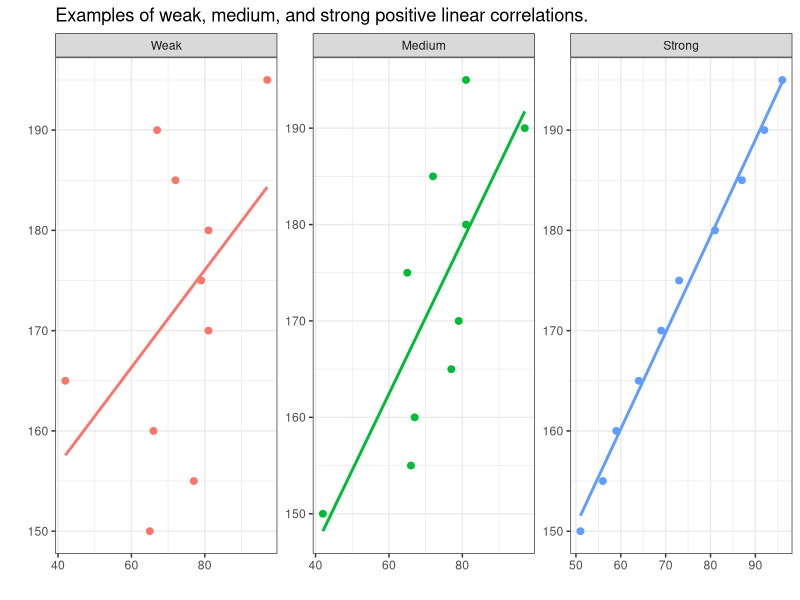
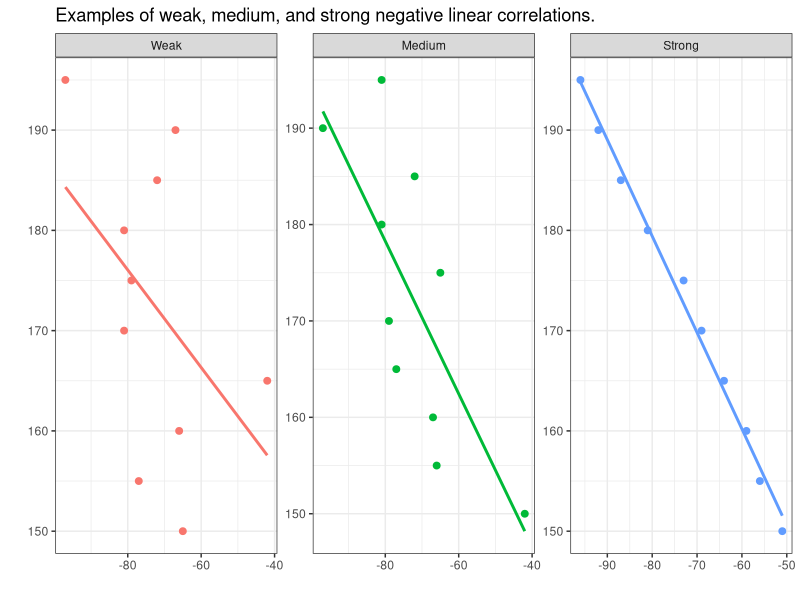
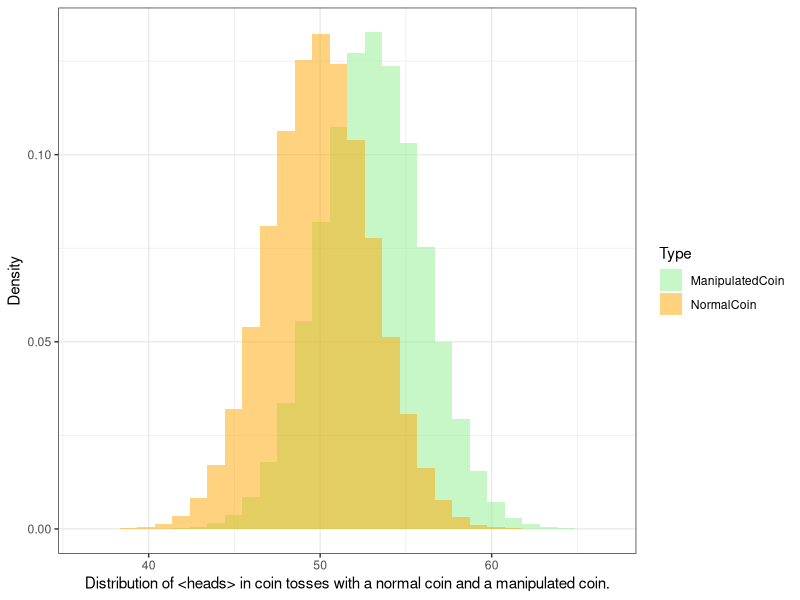
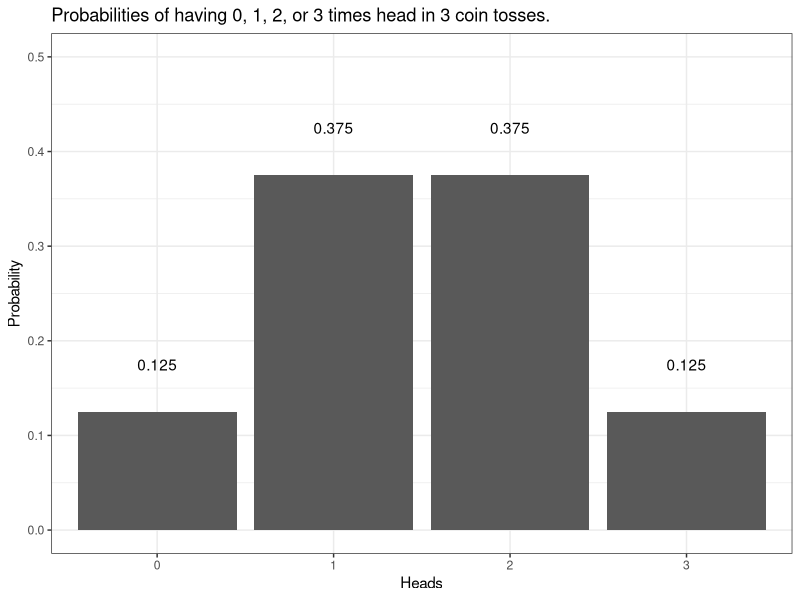
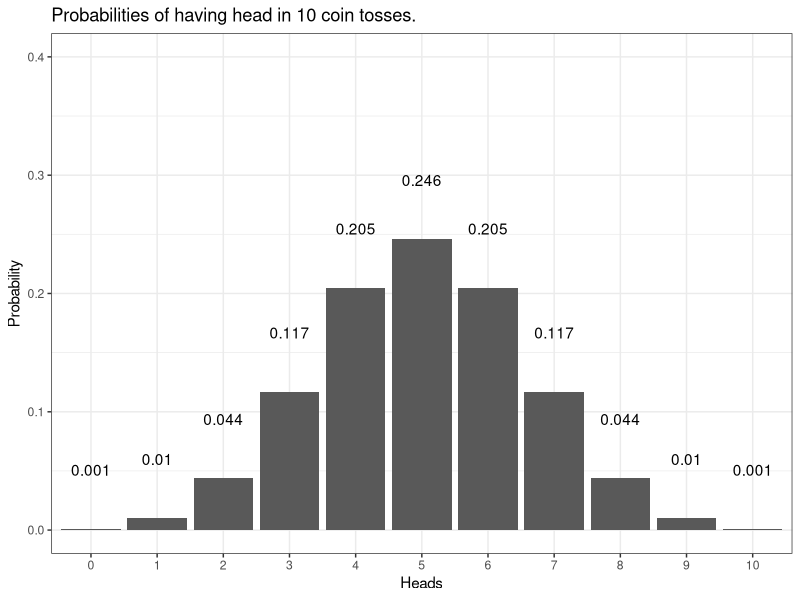
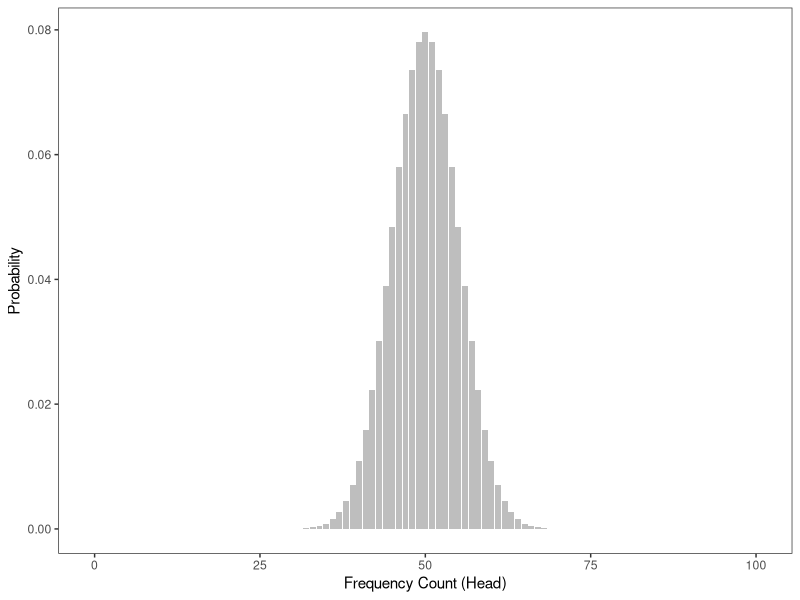
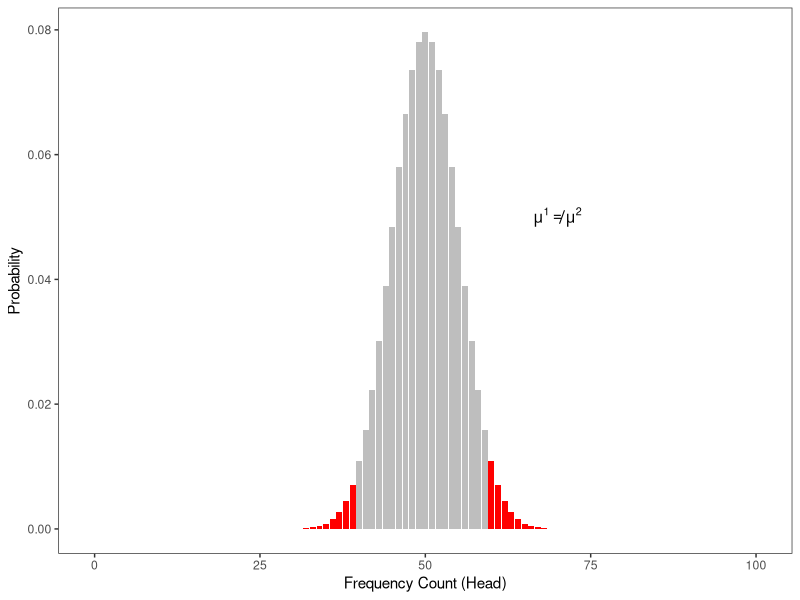
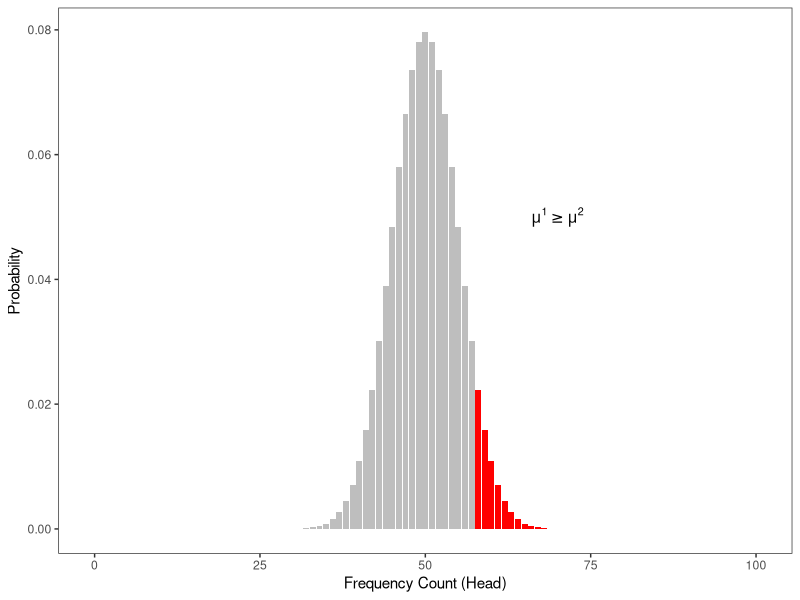

Write the R code that produced these figures, in order.
## ---- chunk 1
library(tidyverse)
Class <- c(
    "Experimental research",
    "Observational research",
    "Observational research",
    "Observational research",
    "Observational research"
)
Design <- c(
    "Experimental",
    "Behavioural",
    "Archival/Review",
    "Introspection",
    "Questionnaire"
)
Example <- c(
    "Reaction time measurements",
    "Corpus study",
    "Systematic literature review",
    "Grammaticality judgements",
    "Language use survey"
)
Directness <- c(
    "high/variable",
    "high",
    "low",
    "high",
    "medium"
)
Costs <- c(
    "high/variable",
    "low/variable",
    "low",
    "low",
    "low"
)
Ext_Validity <- c(
    "low/variable", "high",
    "low",
    "low/variable",
    "medium"
)
Int_Validity <- c(
    "high",
    "high",
    "medium",
    "high",
    "medium"
)
Access_Participants <- c(
    "low",
    "medium",
    "high",
    "low",
    "high"
)
# generate table
designs <- data.frame(
    Class, Design, Example, Directness, Costs, Ext_Validity, Int_Validity, Access_Participants
)
colnames(designs) <- c("Type", "Research design", "Example", "Directness of access to phenomenon", "Cost/Labour intensity", "External validity (generalisability)", "Internal validity", "Ease of data collection (e.g. access to participants)")
# generate flextable object
library(flextable)

designs %>%
    as.data.frame() %>%
    flextable() %>%
    flextable::set_table_properties(width = .75, layout = "autofit") %>%
    flextable::theme_zebra() %>%
    flextable::fontsize(size = 12) %>%
    flextable::fontsize(size = 12, part = "header") %>%
    flextable::align_text_col(align = "center") %>%
    flextable::set_caption(caption = "Overview of advantages and disadvantages of different research designs.") %>%
    flextable::merge_v(j = ~Type) %>%
    flextable::border_outer()
## ---- chunk 2
variabletb <- matrix(c("Nominal Scaled / Categorical Variables", "Gender, Nationality, Part of Speech", "Ordinal Scaled Variables", "Graduation, School Grades, Military Rank", "Interval Scaled Variables", "Temperature, Acceptability Judgments", "Ratio-scaled Variables", "Age, Duration, Number of Syllables"), nrow = 4, byrow = T)
# add column and row names
colnames(variabletb) <- c("Variable Type", "Variable Level")
variabletb %>%
    as.data.frame() %>%
    flextable() %>%
    flextable::set_table_properties(width = .75, layout = "autofit") %>%
    flextable::theme_zebra() %>%
    flextable::fontsize(size = 12) %>%
    flextable::fontsize(size = 12, part = "header") %>%
    flextable::align_text_col(align = "center") %>%
    flextable::set_caption(caption = "Variable types/Variable scales with examples.") %>%
    flextable::border_outer()
## ---- chunk 3
variableextb <- matrix(c("Carl Lewis", "Ben Johnson", "Steve Davis", "1", "2", "3", "9.86", "9.97", "10.06"), nrow = 3, byrow = F)
# add column and row names
colnames(variableextb) <- c("Name", "Rank", "Time")
# inspect data
variableextb %>%
    as.data.frame() %>%
    flextable() %>%
    flextable::set_table_properties(width = .75, layout = "autofit") %>%
    flextable::theme_zebra() %>%
    flextable::fontsize(size = 12) %>%
    flextable::fontsize(size = 12, part = "header") %>%
    flextable::align_text_col(align = "center") %>%
    flextable::set_caption(caption = "Results of a 100 meter dash.") %>%
    flextable::border_outer()
## ---- chunk 4
Height <- c(
    150, 155, 160, 165, 170, 175, 180, 185, 190, 195,
    150, 155, 160, 165, 170, 175, 180, 185, 190, 195,
    150, 155, 160, 165, 170, 175, 180, 185, 190, 195
)
Weight <- c(
    51, 56, 59, 64, 69, 73, 81, 87, 92, 96,
    42, 66, 67, 77, 79, 65, 81, 72, 97, 81,
    65, 77, 66, 42, 81, 79, 81, 72, 67, 97
)
Correlation <- rep(c("Strong", "Medium", "Weak"), each = 10)
dat <- data.frame(Correlation, Height, Weight) %>%
    dplyr::mutate(Correlation = factor(Correlation, levels = c("Weak", "Medium", "Strong")))
dat %>%
    ggplot(aes(Weight, Height, group = Correlation, color = Correlation)) +
    facet_wrap(~Correlation, scales = "free") +
    geom_point(size = 2) +
    stat_smooth(method = "lm", se = F, alpha = .5) +
    theme_bw() +
    theme(legend.position = "none") +
    labs(
        title = "Examples of weak, medium, and strong positive linear correlations.",
        x = "", y = ""
    )
## ---- chunk 5
dat %>%
    dplyr::mutate(Weight = -Weight) %>%
    ggplot(aes(Weight, Height, group = Correlation, color = Correlation)) +
    facet_wrap(~Correlation, scales = "free") +
    geom_point(size = 2) +
    stat_smooth(method = "lm", se = F, alpha = .5) +
    theme_bw() +
    theme(legend.position = "none") +
    labs(
        title = "Examples of weak, medium, and strong negative linear correlations.",
        x = "", y = ""
    )
## ---- chunk 6
numbers <- matrix(c("Head", "Head", "Head", "3", "0", "0.125", "Head", "Head", "Tails", "2", "1", "0.125", "Head", "Tails", "Head", "2", "1", "0.125", "Tails", "Head", "Head", "2", "1", "0.125", "Head", "Tails", "Tails", "1", "2", "0.125", "Tails", "Head", "Tails", "1", "2", "0.125", "Tails", "Tails", "Head", "1", "2", "0.125", "Tails", "Tails", "Tails", "0", "3", "0.125"), byrow = T, nrow = 8)
colnames(numbers) <- c("Toss 1", "Toss 2", "Toss 3", "Heads", "Tails", "Probability")
numbers %>%
    as.data.frame() %>%
    flextable() %>%
    flextable::set_table_properties(width = .75, layout = "autofit") %>%
    flextable::theme_zebra() %>%
    flextable::fontsize(size = 12) %>%
    flextable::fontsize(size = 12, part = "header") %>%
    flextable::align_text_col(align = "center") %>%
    flextable::set_caption(caption = "All possible results of 3 coin tosses.") %>%
    flextable::border_outer()
## ---- chunk 7
Type <- c(
    rep("NormalCoin", 500000),
    rep("ManipulatedCoin", 500000)
)
Tosser <- rep(paste("Tosser", 1:500000, sep = ""), 2)
Frequency <- c(
    rnorm(500000, 50, 3),
    rnorm(500000, 53, 3)
)
particletable <- data.frame(Type, Tosser, Frequency)
library(ggplot2)
ggplot(particletable, aes(x = Frequency, fill = Type)) +
    geom_histogram(aes(y = ..density..), alpha = .5, position = "identity") +
    theme_bw() +
    labs(y = "Density", x = "Distribution of <heads> in coin tosses with a normal coin and a manipulated coin.") +
    scale_fill_manual(values = c("lightgreen", "orange"))
## ---- chunk 8
probdata1 <- matrix(c(0.125, 0.375, 0.375, 0.125), byrow = T, nrow = 1)
colnames(probdata1) <- c("0 Heads", "1 Head", "2 Heads", "3 Heads")
# inspect data
probdata1 %>%
    as.data.frame() %>%
    flextable() %>%
    flextable::set_table_properties(width = .75, layout = "autofit") %>%
    flextable::theme_zebra() %>%
    flextable::fontsize(size = 12) %>%
    flextable::fontsize(size = 12, part = "header") %>%
    flextable::align_text_col(align = "center") %>%
    flextable::set_caption(caption = "Probability of successes in coin tosses.") %>%
    flextable::border_outer()
## ---- chunk 9
Probability <- c(0.125, 0.375, 0.375, 0.125)
Heads <- 0:3
probs <- data.frame(Probability, Heads) %>%
    dplyr::mutate(Heads = factor(Heads))
probs %>%
    ggplot(aes(x = Heads, y = Probability)) +
    geom_bar(stat = "identity") +
    geom_text(label = Probability, nudge_y = +.05) +
    coord_cartesian(ylim = c(0, 0.5)) +
    labs(title = "Probabilities of having 0, 1, 2, or 3 times head in 3 coin tosses.") +
    theme_bw()
## ---- chunk 10
Probability <- round(dbinom(0:10, 10, 0.5), 3)
Heads <- 0:10
probs <- data.frame(Probability, Heads) %>%
    dplyr::mutate(Heads = factor(Heads))
probs %>%
    ggplot(aes(x = Heads, y = Probability)) +
    geom_bar(stat = "identity") +
    geom_text(label = Probability, nudge_y = +.05) +
    coord_cartesian(ylim = c(0, 0.4)) +
    labs(title = "Probabilities of having head in 10 coin tosses.") +
    theme_bw()
## ---- chunk 11
# probabilities of  0, 1, 2 and 3 heads in 3 coin tosses
dbinom(0:3, 3, 0.5)
## ---- chunk 12
# probability of  2 or 3 heads in 3 coin tosses
sum(dbinom(2:3, 3, 0.5))
## ---- chunk 13
# probability of  100 heads in 100 coin tosses
dbinom(100, 100, 0.5)
## ---- chunk 14
# probability of  58 to a 100 times head in 100 coin tosses
sum(dbinom(58:100, 100, 0.5))
## ---- chunk 15
# probability of  59 to a 100 heads in 100 coin tosses
sum(dbinom(59:100, 100, 0.5))
## ---- chunk 16
# at which point does the probability of getting head
# dip below 5 percent in 100 coin tosses?
qbinom(0.05, 100, 0.5, lower.tail = FALSE)
## ---- chunk 17
# load packages
library(tidyverse)
# set up data
p100 <- dbinom(0:100, 100, 0.5)
w100 <- c(0:100)
df <- data.frame(w100, p100)
ggplot(df, aes(x = w100, y = p100)) +
    geom_bar(stat = "identity", fill = "gray") +
    labs(x = "Frequency Count (Head)", y = "Probability") +
    theme_bw() +
    theme(
        panel.grid.major = element_blank(),
        panel.grid.minor = element_blank()
    )
## ---- chunk 18
df <- df %>%
    dplyr::mutate(
        cump = cumsum(p100),
        col = ifelse(cump <= 0.025 | cump >= 0.975, T, F)
    )
ggplot(df, aes(x = w100, y = p100, fill = col)) +
    geom_bar(stat = "identity") +
    labs(x = "Frequency Count (Head)", y = "Probability") +
    theme_bw() +
    theme(
        panel.grid.major = element_blank(),
        panel.grid.minor = element_blank(),
        legend.position = "none"
    ) +
    scale_fill_manual(values = c("gray", "red")) +
    annotate(geom = "text", label = expression(paste(mu^1 != mu^2, sep = "")), x = 70, y = .05)
## ---- chunk 19
df <- df %>%
    dplyr::mutate(
        cump = cumsum(p100),
        col = ifelse(cump >= 0.95, T, F)
    )
ggplot(df, aes(x = w100, y = p100, fill = col)) +
    geom_bar(stat = "identity") +
    labs(x = "Frequency Count (Head)", y = "Probability") +
    theme_bw() +
    theme(
        panel.grid.major = element_blank(),
        panel.grid.minor = element_blank(),
        legend.position = "none"
    ) +
    scale_fill_manual(values = c("gray", "red")) +
    annotate(geom = "text", label = expression(paste(mu^1 >= mu^2, sep = "")), x = 70, y = .05)
## ---- chunk 20
# load packages
library(grDevices)
library(graphics)
### normal distribution: Mu=0, Sigma=1: Standard normal
library(graphics)
plot(dnorm, -4, 4, axes = F, xlab = "Standard Deviations (z-score)", ylab = "Probability")
axis(1, at = seq(-4, 4, 1), labels = seq(-4, 4, 1))
axis(2, at = c(0.0, 0.2, 0.4), labels = c("0.0", "0.2", "0.4"))
text(3, 0.2, expression(paste(mu, "=0, ", sigma^2, "=1", sep = "")))
box()
lines(c(0, 0), c(-1, 0.5), col = "lightgrey")
lines(c(-0.675, 0.675), c(rep(0.3, 2)), col = "red", lty = 2)
text(0, 0.35, "50.0%")
lines(c(-1.96, 1.96), c(rep(0.2, 2)), col = "blue", lty = 2)
text(0, 0.25, "95%")
lines(c(-2.576, 2.576), c(rep(0.1, 2)), col = "green", lty = 2)
text(0, 0.15, "99%")
lines(c(-0.675, -0.675), c(-1, 0.5), col = "red")
lines(c(0.675, 0.675), c(-1, 0.5), col = "red")
lines(c(-1.96, -1.96), c(-1, 0.5), col = "blue")
lines(c(1.96, 1.96), c(-1, 0.5), col = "blue")
lines(c(-2.576, -2.576), c(-1, 0.5), col = "green")
lines(c(2.576, 2.576), c(-1, 0.5), col = "green")
text(-2.9, 0.025, "-2.576", cex = .75)
text(-1.6, 0.025, "-1.96", cex = .75)
text(-1, 0.025, "-0.675", cex = .75)
text(2.9, 0.025, "2.576", cex = .75)
text(1.7, 0.025, "1.96", cex = .75)
text(1, 0.025, "0.675", cex = .75)
## ---- chunk 21
plot(dnorm, -4, 4, axes = F, xlab = "Standard Deviations (z-score)", ylab = "Probability")
axis(1, at = seq(-4, 4, 1), labels = seq(-4, 4, 1))
axis(2, at = c(0.0, 0.2, 0.4), labels = c("0.0", "0.2", "0.4"))
text(3, 0.2, expression(paste(mu, "=0, ", sigma^2, "=1", sep = "")))
box()
lines(c(1.96, 1.96), c(0, 0.5), col = "lightgrey", lty = 2)
text(3, 0.15, "2.5%")
text(3, 0.085, "(sd = 1.96 (z-score))")
lines(c(-1.96, -1.96), c(0, 0.5), col = "lightgrey", lty = 2)
text(-3, 0.15, "2.5%")
text(-3, 0.085, "(sd = -1.96 (z-score))")
## ---- chunk 22
plot(dnorm, -4, 4, axes = F, xlab = "Standard Deviations (z-score)", ylab = "Probability")
axis(1, at = seq(-4, 4, 1), labels = seq(-4, 4, 1))
axis(2, at = c(0.0, 0.2, 0.4), labels = c("0.0", "0.2", "0.4"))
text(3, 0.2, expression(paste(mu, "=0, ", sigma^2, "=1", sep = "")))
box()
lines(c(1.64, 1.64), c(0, 0.5), col = "lightgrey", lty = 2)
text(3, 0.15, "5% (sd = 1.64 (z-score))")
## ---- chunk 23
skew <- data.frame(rbeta(1000000, 10, 2)) %>%
    mutate(
        pskew = rbeta(1000000, 2, 10),
        nrm = rbeta(1000000, 10, 10)
    ) %>%
    dplyr::rename(
        nskew = colnames(.)[1],
        pskew = colnames(.)[2],
        nrm = colnames(.)[3]
    )
# inspect
ggplot(skew, aes(x = nskew, alpha = .5)) +
    geom_density(fill = "lightgreen", alpha = .5, color = "lightgreen") +
    geom_density(aes(x = pskew), fill = "orange", alpha = .5, color = "orange") +
    geom_density(aes(x = nrm), fill = "lightgray", alpha = .5, color = "lightgray") +
    theme_bw() +
    theme(legend.position = "none") +
    labs(title = "Positively skewed distribution (orange), \nnormal, non-skewed distribution (lightgray), \nnegatively skewed distribution (lightgreen)", x = "", y = "Density")
## ---- chunk 24
SampleValues <- sample(1:100, 50)
# inspect data
summary(SampleValues)
## ---- chunk 25
library(e1071)
skewness(SampleValues, type = 2)
## ---- chunk 26
kur <- data.frame(x <- seq(-4, 4, length.out = 100)) %>%
    mutate(
        lep = dt(x, 1)^2 * 5,
        nrm = dnorm(x),
        thk = dt(x, 1)
    ) %>%
    dplyr::rename(
        x = colnames(.)[1],
        lepto = colnames(.)[2],
        normal = colnames(.)[3],
        platy = colnames(.)[4]
    )
ggplot(kur, aes(x, lepto)) +
    #  geom_line(color = "orange", size = 1.5, linetype = 2, alpha = .5) +
    geom_ribbon(aes(x = x, ymax = lepto), ymin = 0, alpha = 0.5, fill = "orange") +
    geom_ribbon(aes(x = x, ymax = normal), ymin = 0, alpha = 0.5, fill = "lightgray") +
    geom_ribbon(aes(x = x, ymax = platy), ymin = 0, alpha = 0.5, fill = "lightgreen") +
    theme_bw() +
    labs(title = "Leptokurtic distribution (orange, spicky)\nMesokurtic distribution (gray, normal)\nPlatykurtic distribution (green, flattened)", x = "", y = "") +
    theme(
        axis.text.x = element_blank(),
        axis.text.y = element_blank(),
        axis.ticks = element_blank()
    ) +
    coord_cartesian(xlim = c(-4, 4), ylim = c(0, .5))
## ---- chunk 27
kurtosis(SampleValues)
## ---- chunk 28
# load packages
library(grDevices)
# set up data
p50 <- dbinom(0:50, 50, 0.1)
w50 <- c(0:50)
wtb <- rbind(w50, p50)
colnames(wtb) <- c(0:50)
rownames(wtb) <- c("Likeuser", "prob")
xseq <- seq(0.7, 60.7, 1.2)
xseq <- xseq[c(1, 20, 40, 60, 80, 100)]
x <- barplot(wtb[2, ],
    ylim = c(0, 0.2),
    ylab = "Probability",
    xlab = "Frequency Count (discourse like users)",
    axes = F,
    axisnames = F,
    col = "lightgrey"
)
axis(1, at = seq(0.7, 60.7, (60.7 - 0.7) / 10), labels = seq(0, 50, 5))
axis(2, at = seq(0.0, 0.2, 0.05), labels = seq(0.0, 0.2, 0.05), cex = .75)
box()
## ---- chunk 29
# sum probabilities
sp <- cumsum(wtb[2, ])
ttsp <- as.vector(unlist(sapply(sp, function(x) {
    x <- ifelse(x <= 0.025, TRUE,
        ifelse(x >= 0.975, TRUE, FALSE)
    )
})))
barplot(wtb[2, ],
    ylim = c(0, 0.2),
    ylab = "Probability",
    xlab = "Frequency Count (discourse like users)",
    axes = F,
    axisnames = F,
    col = ifelse(ttsp == T, "red", "lightgrey")
)
axis(1, at = seq(0.7, 60.7, (60.7 - 0.7) / 10), labels = seq(0, 50, 5))
axis(2, at = seq(0.0, 0.2, 0.05), labels = seq(0.0, 0.2, 0.05))
box()
# grid()
text(75, 0.06, expression(paste(mu^1 != mu^2, sep = "")))
## ---- chunk 30
library(tidyverse)
library(flextable)
zdf <- data.frame(c(71, 78, 67, 41, 68, 52, 47, 46, 63, 78, 45, 66, 60, 50, 40, 71, 69, 74, 54, 50))
zdf <- zdf %>%
    dplyr::rename(Score_c1 = colnames(.)[1]) %>%
    dplyr::mutate(Score_c2 = c(78, 45, 89, 88, 47, 98, 52, 62, 44, 52, 53, 40, 80, 73, 40, 88, 92, 44, 58, 70))
# display table
zdf %>%
    flextable() %>%
    flextable::set_table_properties(width = .4, layout = "autofit") %>%
    flextable::theme_zebra() %>%
    flextable::fontsize(size = 12) %>%
    flextable::fontsize(size = 12, part = "header") %>%
    flextable::align_text_col(align = "center") %>%
    flextable::set_caption(caption = "Results of two tests at university (class1 had a maximum score of 80, class2 had a maximum score of 100.") %>%
    flextable::border_outer()
## ---- chunk 31
zdf <- zdf %>%
    dplyr::mutate(
        Mean_c1 = mean(Score_c1),
        SD_c1 = round(sd(Score_c1), 2),
        z_c1 = round((Score_c1 - Mean_c1) / SD_c1, 2),
        Mean_c2 = mean(Score_c2),
        SD_c2 = round(sd(Score_c2), 2),
        z_c2 = round((Score_c2 - Mean_c2) / SD_c2, 2)
    ) %>%
    dplyr::relocate(Score_c1, Mean_c1, SD_c1, z_c1, Score_c2, Mean_c2, SD_c2, z_c2)
## ---- chunk 32
zdf %>%
    flextable() %>%
    flextable::set_table_properties(width = .75, layout = "autofit") %>%
    flextable::theme_zebra() %>%
    flextable::fontsize(size = 12) %>%
    flextable::fontsize(size = 12, part = "header") %>%
    flextable::align_text_col(align = "center") %>%
    flextable::set_caption(caption = "Scores, means, standard deviations, and z-scores of two tests at university.") %>%
    flextable::border_outer()
## ---- chunk 33
h1 <- c("", "", "Data", "Data")
h2 <- c("", "", "Correlation", "NoCorrelation")
c1 <- c("Reality", "Correlation", "correct", "beta-error")
c2 <- c("Reality", "NoCorrelation", "alpha-error", "correct")
dat <- data.frame(h1, h2, c1, c2)
dat %>%
    flextable() %>%
    flextable::merge_at(i = 1, j = 3:4, part = "body") %>%
    flextable::merge_at(i = 3:4, j = 1, part = "body") %>%
    flextable::delete_part(part = "header") %>%
    flextable::theme_zebra() %>%
    flextable::theme_box() %>%
    flextable::fontsize(size = 12) %>%
    flextable::fontsize(size = 12, part = "header") %>%
    flextable::align_text_col(align = "center") %>%
    flextable::set_caption(caption = "Alpha- and beta-errors.") %>%
    flextable::border_outer() %>%
    flextable::bold(i = 1:2, j = 3:4, bold = TRUE, part = "body") %>%
    flextable::bold(i = 3:4, j = 1:2, bold = TRUE, part = "body") %>%
    flextable::color(color = "red", i = 3, j = 4) %>%
    flextable::color(color = "red", i = 4, j = 3) %>%
    flextable::merge_at(i = 1:2, j = 1:2, part = "body")
## ---- chunk 34
Subjects <- paste0("Subject ", 1:10)
Scores <- sample(20:50, 10)
df <- data.frame(Subjects, Scores)
df %>%
    flextable() %>%
    flextable::set_table_properties(width = .35, layout = "autofit") %>%
    flextable::theme_zebra() %>%
    flextable::fontsize(size = 12) %>%
    flextable::fontsize(size = 12, part = "header") %>%
    flextable::align_text_col(align = "center") %>%
    flextable::set_caption(caption = "Independent data - each score comes from a different subject.") %>%
    flextable::border_outer()
## ---- chunk 35
Subjects <- rep(paste0("Subject ", 1:2), each = 5)
Scores <- sample(20:50, 10)
df <- data.frame(Subjects, Scores)
df %>%
    flextable() %>%
    flextable::set_table_properties(width = .35, layout = "autofit") %>%
    flextable::theme_zebra() %>%
    flextable::fontsize(size = 12) %>%
    flextable::fontsize(size = 12, part = "header") %>%
    flextable::align_text_col(align = "center") %>%
    flextable::set_caption(caption = "Dependent data - several scores come from the same subject.") %>%
    flextable::border_outer()
## ---- chunk 36
tdat <- read.delim("tutorials/basicquant/data/data01.txt", sep = "\t", header = T) %>%
    dplyr::select(id, sex, word.count) %>%
    dplyr::rename(
        Gender = sex,
        Words = word.count
    ) %>%
    dplyr::filter(
        !is.na(Gender),
        !is.na(Words)
    ) %>%
    flextable() %>%
    flextable::set_table_properties(width = .7, layout = "autofit") %>%
    flextable::theme_zebra() %>%
    flextable::fontsize(size = 12) %>%
    flextable::fontsize(size = 12, part = "header") %>%
    flextable::align_text_col(align = "center") %>%
    flextable::set_caption(caption = "Word counts of speakers ina  corpus by gender.") %>%
    flextable::border_outer()
## ---- chunk 37
tdat <- read.delim("tutorials/basicquant/data/data01.txt", sep = "\t", header = T) %>%
    dplyr::select(id, sex, word.count) %>%
    dplyr::rename(
        Gender = sex,
        Words = word.count
    ) %>%
    dplyr::filter(
        !is.na(Gender),
        !is.na(Words)
    )
tdat %>%
    ggplot(aes(x = Words)) +
    geom_histogram(aes(y = ..density..), fill = "purple", alpha = .5) +
    theme_bw() +
    geom_density(alpha = .5) +
    theme(legend.position = "none") +
    labs(y = "Density")
## ---- chunk 38
# test for normality
shapiro.test(tdat$Words) # p > .05 = normal
## ---- chunk 39
summary(tdat$Words) # summary for non-normal data
## ---- chunk 40
mad(tdat$Words, constant = 1)
## ---- chunk 41
IQR(tdat$Words)
## ---- chunk 42
library(ggpubr)
pd <- tdat %>%
    dplyr::mutate(
        LoggedWordcount = log1p(Words),
        SquarerootWordcount = sqrt(Words)
    )
p1 <- ggplot(pd, aes(x = Words)) +
    geom_histogram() +
    theme_bw() +
    labs(y = "Frequency")
p2 <- ggplot(pd, aes(x = Words)) +
    geom_density(fill = "purple", alpha = .5) +
    theme_bw() +
    labs(y = "Density")
p3 <- ggplot(pd, aes(sample = Words)) +
    geom_qq() +
    stat_qq_line() +
    theme_bw() +
    labs(y = "", x = "") +
    theme(
        axis.text.x = element_blank(),
        axis.ticks = element_blank()
    )
p4 <- ggplot(pd, aes(y = Words)) +
    geom_boxplot(fill = "purple", alpha = .5) +
    theme_bw() +
    labs(y = "") +
    coord_cartesian(xlim = c(-1, 1)) +
    theme(
        axis.text.x = element_blank(),
        axis.ticks = element_blank()
    )
ggpubr::ggarrange(p1, p2, p3, p4, ncol = 2, nrow = 2)
## ---- chunk 43
# find outliers (z-value based)
tdat <- tdat %>%
    dplyr::mutate(wc = scale(Words, center = TRUE, scale = TRUE))
## ---- chunk 44
# remove values that exceed 1.96 (95%) sds
mydataWoOutliers <- tdat %>%
    dplyr::filter(wc >= 1.96 | wc <= -1.96)
## ---- chunk 45
# find outliers (boxplot)
ggplot(mydataWoOutliers, aes(y = Words)) +
    # dots in boxplot show outliers
    geom_boxplot(fill = "purple", alpha = .5) +
    coord_cartesian(x = c(-1, 1)) +
    theme_bw() +
    labs(y = "Density")
## ---- chunk 46
tdat <- tdat %>%
    dplyr::mutate(
        LoggedWordcount = log1p(Words),
        SquarerootWordcount = sqrt(Words)
    )
p1 <- ggplot(tdat, aes(x = LoggedWordcount)) +
    geom_histogram() +
    theme_bw() +
    labs(y = "Frequency")
p2 <- ggplot(tdat, aes(x = LoggedWordcount)) +
    geom_density(fill = "purple", alpha = .5) +
    theme_bw() +
    labs(y = "Density")
p3 <- ggplot(tdat, aes(sample = LoggedWordcount)) +
    geom_qq() +
    stat_qq_line() +
    theme_bw()
p4 <- ggplot(tdat, aes(y = LoggedWordcount)) +
    geom_boxplot(fill = "purple", alpha = .5) +
    theme_bw() +
    labs(y = "") +
    coord_cartesian(xlim = c(-1, 1)) +
    theme(
        axis.text.x = element_blank(),
        axis.ticks = element_blank()
    )
ggpubr::ggarrange(p1, p2, p3, p4, ncol = 2, nrow = 2)
## ---- chunk 47
# test for normality
shapiro.test(tdat$LoggedWordcount) # logging not appropriate here
## ---- chunk 48
p1 <- ggplot(tdat, aes(x = SquarerootWordcount)) +
    geom_histogram() +
    theme_bw() +
    labs(y = "Frequency")
p2 <- ggplot(tdat, aes(x = SquarerootWordcount)) +
    geom_density(fill = "purple", alpha = .5) +
    theme_bw() +
    labs(y = "Density")
p3 <- ggplot(tdat, aes(sample = SquarerootWordcount)) +
    geom_qq() +
    stat_qq_line() +
    theme_bw() +
    labs(y = "")
p4 <- ggplot(tdat, aes(y = SquarerootWordcount)) +
    geom_boxplot(fill = "purple", alpha = .5) +
    theme_bw() +
    labs(y = "") +
    coord_cartesian(xlim = c(-1, 1)) +
    theme(
        axis.text.x = element_blank(),
        axis.ticks = element_blank()
    )
ggpubr::ggarrange(p1, p2, p3, p4, ncol = 2, nrow = 2)
## ---- chunk 49
# test for normality
shapiro.test(tdat$SquarerootWordcount) # square root transforming appropriate here
## ---- chunk 50
sessionInfo()
